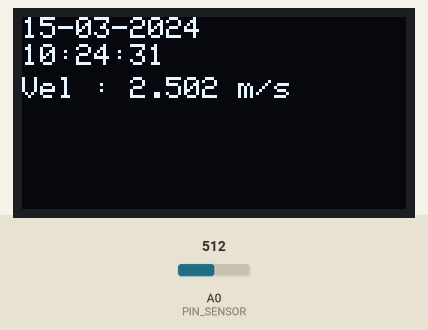
Recording of a sketch running on a simulated Arduino Mega 2560, built with avr-gcc and run on an emulated ATmega2560. Shown: 128×64 one-colour display. Inputs (shaded band) come from the test bench; at power-on: A0 (PIN_SENSOR) = 512. The local clock reads 2024-03-15 10:24:30 at power-on unless the sketch sets it; storage starts empty; what the sketch prints to the serial monitor is not drawn.

Above: at 1.6 s.
1.7 s: A0 (PIN_SENSOR) set to 716
At 2.4 s:
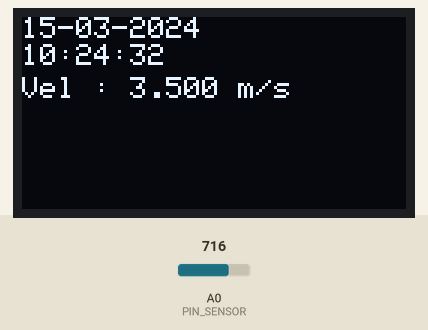
6.5 s: A0 (PIN_SENSOR) set to 900
At 7.4 s:
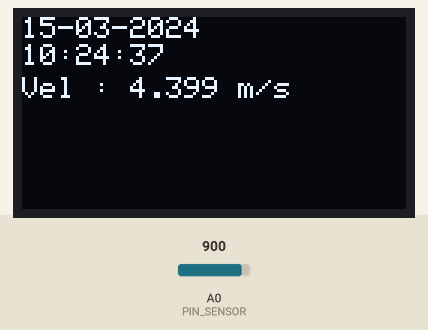
9.5 s: A0 (PIN_SENSOR) set to 1023
At 10.8 s:
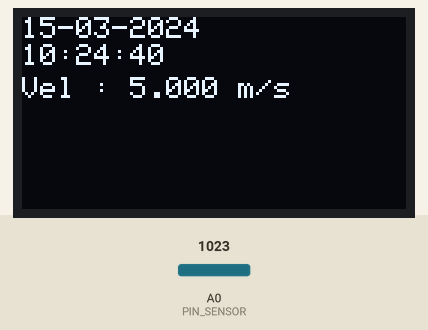
Timing chart, 0 to 12.5 s (numbered marks = the images above; inputs shaded):
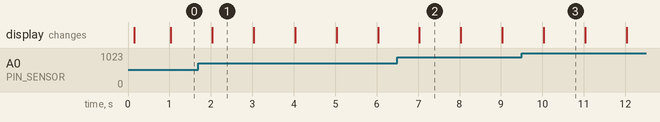

The sketch:

Anemometer.ino
```cpp
#include <Wire.h>
#include <SPI.h>
#include <SD.h>
#include <RTClib.h>
#include <Adafruit_GFX.h>
#include <Adafruit_SSD1306.h>

/* =============== USER SETTINGS =============== */
char   logFileName[] = "anemometer.CSV";   // 8.3 filename
const  float VFS  = 5.0;                  // full-scale velocity (m s⁻¹)
const  float E0   = 0.0;                  // volts at zero flow
const  float EFS  = 5.0;                  // volts at full scale
const  uint32_t SAMPLE_PERIOD_MS = 1000;
const  uint32_t LOG_PERIOD_MS    = 1000;
/* ============================================ */

const uint8_t PIN_SENSOR = A0;
const float   ADC_REF    = 5.0;
const float   ADC_MAX    = 1023.0;

/* SD-card */
const uint8_t PIN_SD_CS  = 53;

/* OLED */
#define SCREEN_WIDTH  128
#define SCREEN_HEIGHT  64
Adafruit_SSD1306 display(SCREEN_WIDTH, SCREEN_HEIGHT, &Wire, -1);

/* RTC */
RTC_DS3231 rtc;

/* Serial */
const uint32_t SERIAL_BAUD = 115200;
String serialBuffer;

/* Timing helpers */
unsigned long lastSample = 0;
unsigned long lastLog    = 0;

/* ---- helpers ---- */
void formatDate(char *buf, const DateTime &ts) {
  snprintf(buf, 11, "%02d-%02d-%04d", ts.day(), ts.month(), ts.year());   // DD-MM-YYYY
}

/* parse “SET,DD-MM-YYYY,HH:MM:SS”  */
bool parseDateTimeCmd(const String &cmd, DateTime &out) {
  if (!cmd.startsWith("SET,")) return false;

  int first  = cmd.indexOf(',') + 1;
  int second = cmd.indexOf(',', first);
  if (second == -1) return false;

  String dateStr = cmd.substring(first, second);
  String timeStr = cmd.substring(second + 1);

  int d = dateStr.substring(0, 2).toInt();
  int m = dateStr.substring(3, 5).toInt();
  int y = dateStr.substring(6, 10).toInt();

  int hh = timeStr.substring(0, 2).toInt();
  int mm = timeStr.substring(3, 5).toInt();
  int ss = timeStr.substring(6, 8).toInt();

  if (d == 0 || m == 0 || y < 2020) return false;
  out = DateTime(y, m, d, hh, mm, ss);
  return true;
}

/* ------------ SETUP ------------ */
void setup() {
  Wire.begin();
  Serial.begin(SERIAL_BAUD);

  /* OLED */
  if (!display.begin(SSD1306_SWITCHCAPVCC, 0x3C)) { while (true); }
  display.setTextSize(1);
  display.setTextColor(SSD1306_WHITE);

  /* RTC */
  display.clearDisplay(); display.setCursor(0,0); display.print(F("RTC…")); display.display();
  if (!rtc.begin()) {
    display.clearDisplay(); display.setCursor(0,0); display.print(F("RTC NOT FOUND")); display.display();
    while (true);
  }
  if (rtc.lostPower()) {
    rtc.adjust(DateTime(F(__DATE__), F(__TIME__)));
  }

  /* SD */
  display.clearDisplay(); display.setCursor(0,0); display.print(F("SD…")); display.display();
  if (!SD.begin(PIN_SD_CS)) {
    display.clearDisplay(); display.setCursor(0,0); display.print(F("SD FAIL")); display.display();
    while (true);
  }
  if (!SD.exists(logFileName)) {
    File f = SD.open(logFileName, FILE_WRITE);
    if (f) { f.println(F("Date,Time,Raw,Volts,Velocity")); f.close(); }
  }

  display.clearDisplay(); display.setCursor(0,0); display.print(F("LOGGER READY")); display.display();
  analogReference(DEFAULT);

  Serial.println(F("Type  SET,DD-MM-YYYY,HH:MM:SS  to change RTC"));
}

/* ------------- LOOP ------------- */
void loop() {
  unsigned long nowMs = millis();

  /* ---- sample & display ---- */
  if (nowMs - lastSample >= SAMPLE_PERIOD_MS) {
    lastSample = nowMs;

    uint16_t raw = analogRead(PIN_SENSOR);
    float    V   = raw * ADC_REF / ADC_MAX;
    float    vel = max(0.0, (V - E0) / (EFS - E0)) * VFS;

    DateTime ts = rtc.now();
    char dateStr[11]; formatDate(dateStr, ts);
    char timeStr[9];  sprintf(timeStr, "%02d:%02d:%02d", ts.hour(), ts.minute(), ts.second());

    display.clearDisplay();
    display.setCursor(0,0);  display.print(dateStr);
    display.setCursor(0,9);  display.print(timeStr);
    display.setCursor(0,20); display.print(F("Vel : ")); display.print(vel,3); display.print(F(" m/s"));
    display.display();
  }

  /* ---- SD logging ---- */
  if (nowMs - lastLog >= LOG_PERIOD_MS) {
    lastLog = nowMs;

    uint16_t raw = analogRead(PIN_SENSOR);
    float    V   = raw * ADC_REF / ADC_MAX;
    float    vel = max(0.0, (V - E0) / (EFS - E0)) * VFS;

    DateTime ts = rtc.now();
    char dateStr[11]; formatDate(dateStr, ts);
    char timeStr[9];  sprintf(timeStr, "%02d:%02d:%02d", ts.hour(), ts.minute(), ts.second());

    File f = SD.open(logFileName, FILE_WRITE);
    if (f) {
      f.print(dateStr); f.print(','); f.print(timeStr); f.print(',');
      f.print(raw); f.print(','); f.print(V,3); f.print(','); f.println(vel,3);
      f.close();
    }
  }

  /* ---- Serial date/time update ---- */
  while (Serial.available()) {
    char c = Serial.read();
    if (c == '\n' || c == '\r') {
      if (serialBuffer.length()) {
        DateTime newDT;
        if (parseDateTimeCmd(serialBuffer, newDT)) {
          rtc.adjust(newDT);
          Serial.println(F("RTC updated."));
        } else {
          Serial.println(F("Invalid command. Use: SET,DD-MM-YYYY,HH:MM:SS"));
        }
        serialBuffer = "";
      }
    } else {
      serialBuffer += c;
    }
  }
}
```

Measured:
- what the display in image 2 shows lasts 1.0 s, from 7.0 s to 8.0 s
